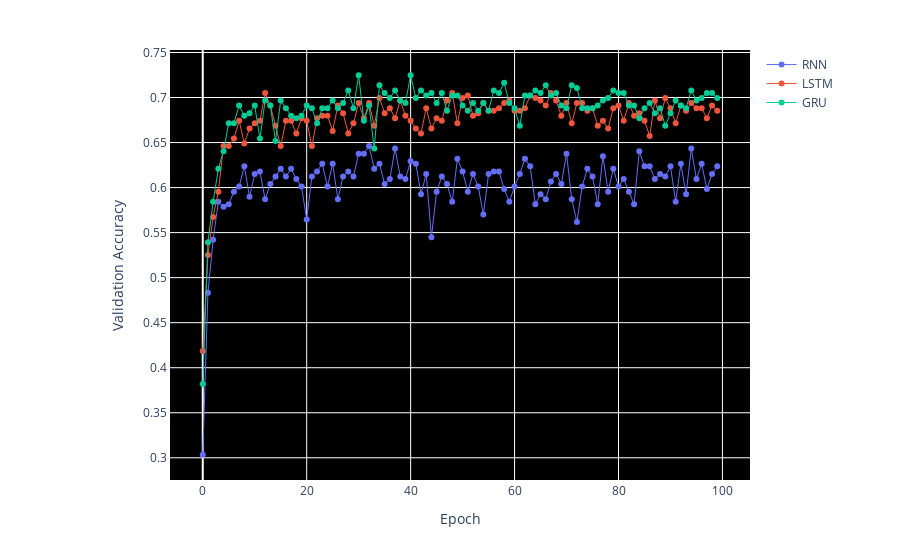

Source (notebook cell):
### Code cell
x = [0, 1, 2, 3, 4, 5, 6, 7, 8, 9, 10, 11, 12, 13, 14, 15, 16, 17, 18, 19, 20, 21, 22, 23, 24, 25, 26, 27, 28, 29, 30, 31, 32, 33, 34, 35, 36, 37, 38, 39, 40, 41, 42, 43, 44, 45, 46, 47, 48, 49, 50, 51, 52, 53, 54, 55, 56, 57, 58, 59, 60, 61, 62, 63, 64, 65, 66, 67, 68, 69, 70, 71, 72, 73, 74, 75, 76, 77, 78, 79, 80, 81, 82, 83, 84, 85, 86, 87, 88, 89, 90, 91, 92, 93, 94, 95, 96, 97, 98, 99]
RNN = [0.30337077379226685, 0.483146071434021, 0.5421348214149475, 0.584269642829895, 0.5786516666412354, 0.5814606547355652, 0.5955055952072144, 0.601123571395874, 0.6235954761505127, 0.5898876190185547, 0.6151685118675232, 0.617977499961853, 0.5870786309242249, 0.6039325594902039, 0.6123595237731934, 0.6207864880561829, 0.6123595237731934, 0.6207864880561829, 0.6095505356788635, 0.601123571395874, 0.5646067261695862, 0.6123595237731934, 0.617977499961853, 0.6264045238494873, 0.601123571395874, 0.6264045238494873, 0.5870786309242249, 0.6123595237731934, 0.617977499961853, 0.6123595237731934, 0.6376404762268066, 0.6376404762268066, 0.6460674405097961, 0.6207864880561829, 0.6264045238494873, 0.6039325594902039, 0.6095505356788635, 0.6432584524154663, 0.6123595237731934, 0.6095505356788635, 0.6292135119438171, 0.6264045238494873, 0.5926966071128845, 0.6151685118675232, 0.5449438095092773, 0.5955055952072144, 0.6123595237731934, 0.6039325594902039, 0.584269642829895, 0.632022500038147, 0.617977499961853, 0.5955055952072144, 0.6151685118675232, 0.601123571395874, 0.5702247023582458, 0.6151685118675232, 0.617977499961853, 0.617977499961853, 0.5983145833015442, 0.584269642829895, 0.601123571395874, 0.6151685118675232, 0.632022500038147, 0.6235954761505127, 0.5814606547355652, 0.5926966071128845, 0.5870786309242249, 0.6067415475845337, 0.6151685118675232, 0.6039325594902039, 0.6376404762268066, 0.5870786309242249, 0.5617977380752563, 0.601123571395874, 0.6207864880561829, 0.6123595237731934, 0.5814606547355652, 0.6348314881324768, 0.5955055952072144, 0.6207864880561829, 0.601123571395874, 0.6095505356788635, 0.5955055952072144, 0.5814606547355652, 0.6404494643211365, 0.6235954761505127, 0.6235954761505127, 0.6095505356788635, 0.6151685118675232, 0.6123595237731934, 0.6235954761505127, 0.584269642829895, 0.6264045238494873, 0.5926966071128845, 0.6432584524154663, 0.6095505356788635, 0.6264045238494873, 0.5983145833015442, 0.6151685118675232, 0.6235954761505127]
LSTM = [0.4185393154621124, 0.5252808928489685, 0.567415714263916, 0.5955055952072144, 0.6460674405097961, 0.6460674405097961, 0.6544944047927856, 0.6741573214530945, 0.648876428604126, 0.665730357170105, 0.6713483333587646, 0.6741573214530945, 0.7050561904907227, 0.6910112500190735, 0.6685393452644348, 0.6460674405097961, 0.6741573214530945, 0.6741573214530945, 0.6601123809814453, 0.6769663095474243, 0.6741573214530945, 0.6460674405097961, 0.6769663095474243, 0.6797752976417542, 0.6797752976417542, 0.6629213690757751, 0.6910112500190735, 0.682584285736084, 0.6601123809814453, 0.6713483333587646, 0.6938202381134033, 0.6769663095474243, 0.6938202381134033, 0.6685393452644348, 0.699438214302063, 0.682584285736084, 0.6882022619247437, 0.6769663095474243, 0.6966292262077332, 0.6797752976417542, 0.6741573214530945, 0.665730357170105, 0.6601123809814453, 0.6882022619247437, 0.665730357170105, 0.6769663095474243, 0.6741573214530945, 0.6966292262077332, 0.7050561904907227, 0.6713483333587646, 0.699438214302063, 0.7022472023963928, 0.6797752976417542, 0.682584285736084, 0.6938202381134033, 0.6853932738304138, 0.6853932738304138, 0.6882022619247437, 0.6938202381134033, 0.6966292262077332, 0.6853932738304138, 0.6853932738304138, 0.6882022619247437, 0.7022472023963928, 0.699438214302063, 0.6966292262077332, 0.6910112500190735, 0.7050561904907227, 0.6966292262077332, 0.6797752976417542, 0.6938202381134033, 0.6713483333587646, 0.6938202381134033, 0.6938202381134033, 0.6853932738304138, 0.6882022619247437, 0.6685393452644348, 0.6741573214530945, 0.665730357170105, 0.6882022619247437, 0.6910112500190735, 0.6741573214530945, 0.6938202381134033, 0.6797752976417542, 0.682584285736084, 0.6741573214530945, 0.6573033928871155, 0.6966292262077332, 0.6769663095474243, 0.699438214302063, 0.6882022619247437, 0.6713483333587646, 0.6910112500190735, 0.6853932738304138, 0.6938202381134033, 0.6882022619247437, 0.6882022619247437, 0.6769663095474243, 0.6910112500190735, 0.6853932738304138]
GRU = [0.3820224702358246, 0.5393258333206177, 0.584269642829895, 0.6207864880561829, 0.6404494643211365, 0.6713483333587646, 0.6713483333587646, 0.6910112500190735, 0.6797752976417542, 0.682584285736084, 0.6910112500190735, 0.6544944047927856, 0.6966292262077332, 0.6910112500190735, 0.6516854166984558, 0.6966292262077332, 0.6882022619247437, 0.6797752976417542, 0.6769663095474243, 0.6797752976417542, 0.6910112500190735, 0.6882022619247437, 0.6713483333587646, 0.6882022619247437, 0.6882022619247437, 0.6966292262077332, 0.6882022619247437, 0.6938202381134033, 0.7078651785850525, 0.6882022619247437, 0.7247191071510315, 0.6741573214530945, 0.6910112500190735, 0.6432584524154663, 0.7134831547737122, 0.7050561904907227, 0.699438214302063, 0.7078651785850525, 0.6966292262077332, 0.6938202381134033, 0.7247191071510315, 0.699438214302063, 0.7078651785850525, 0.7022472023963928, 0.7050561904907227, 0.6938202381134033, 0.7050561904907227, 0.6853932738304138, 0.7022472023963928, 0.7022472023963928, 0.6910112500190735, 0.6853932738304138, 0.6938202381134033, 0.6853932738304138, 0.6938202381134033, 0.6853932738304138, 0.7078651785850525, 0.7050561904907227, 0.716292142868042, 0.6938202381134033, 0.6882022619247437, 0.6685393452644348, 0.7022472023963928, 0.7022472023963928, 0.7078651785850525, 0.7050561904907227, 0.7134831547737122, 0.7022472023963928, 0.7050561904907227, 0.6910112500190735, 0.6882022619247437, 0.7134831547737122, 0.7106741666793823, 0.6882022619247437, 0.6882022619247437, 0.6882022619247437, 0.6910112500190735, 0.6966292262077332, 0.699438214302063, 0.7078651785850525, 0.7050561904907227, 0.7050561904907227, 0.6910112500190735, 0.6910112500190735, 0.6769663095474243, 0.6882022619247437, 0.6938202381134033, 0.682584285736084, 0.6882022619247437, 0.6685393452644348, 0.682584285736084, 0.6966292262077332, 0.6910112500190735, 0.6882022619247437, 0.7078651785850525, 0.6966292262077332, 0.699438214302063, 0.7050561904907227, 0.7050561904907227, 0.699438214302063]

random_x = x
random_y0 = RNN
random_y1 = LSTM
random_y2 = GRU

fig = go.Figure()
fig.add_trace(go.Scatter(x=random_x, y=random_y0, line = dict(width=1), 
                    mode='lines+markers', name='RNN'))
fig.add_trace(go.Scatter(x=random_x, y=random_y1, line = dict(width=1),
                    mode='lines+markers', name='LSTM'))
fig.add_trace(go.Scatter(x=random_x, y=random_y2, line = dict(width=1),
                    mode='lines+markers', name='GRU'))

fig.update_layout(  xaxis_title='Epoch', yaxis_title='Validation Accuracy', 
                    xaxis=dict(showline=True, showgrid=True, showticklabels=True), 
                    yaxis=dict(showgrid=True, zeroline=True, showline=True, showticklabels=True), 
                    autosize=False,
                    margin=dict(autoexpand=False,l=170,r=150,t=50,),plot_bgcolor='black')
fig.show()
